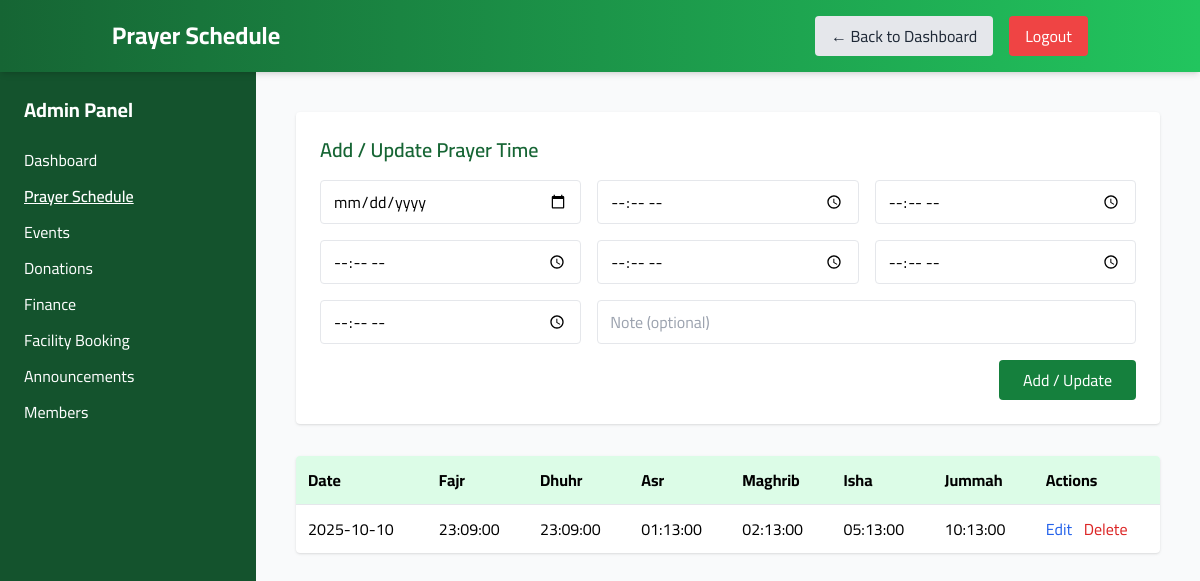
Page /admin/prayers.php (signed in) on the committed database.
### tables this page shows
CREATE TABLE `prayer_times` (
  `id` int(11) NOT NULL,
  `date` date NOT NULL,
  `fajr` time DEFAULT NULL,
  `dhuhr` time DEFAULT NULL,
  `asr` time DEFAULT NULL,
  `maghrib` time DEFAULT NULL,
  `isha` time DEFAULT NULL,
  `jummah` time DEFAULT NULL,
  `note` varchar(255) DEFAULT NULL,
  `created_at` timestamp NOT NULL DEFAULT current_timestamp()
);

### includes/functions.php (called while the page is built, shortened)
<?php
function h($s){ return htmlspecialchars($s, ENT_QUOTES, 'UTF-8'); }
?>

### admin/prayers.php (the view, shortened to what this page needs)
<?php
require_once __DIR__ . '/../includes/db.php';
require_once __DIR__ . '/../includes/functions.php';
$items = $pdo->query("SELECT * FROM prayer_times ORDER BY date DESC LIMIT 100")->fetchAll();
?>
<!DOCTYPE html>
<html lang="en">
<head>
<script src="https://cdn.tailwindcss.com"></script>
</head>
<body class="bg-gray-50 min-h-screen">
<header class="bg-gradient-to-r from-green-800 to-green-500 text-white shadow-md sticky top-0 z-50">
  <div class="container mx-auto flex justify-between items-center px-6 py-4">
    <h1 class="text-2xl font-bold">Prayer Schedule</h1>
    <nav class="space-x-4 hidden md:flex">
      <a href="index.php" class="bg-gray-200 text-gray-800 px-4 py-2 rounded hover:bg-gray-300 transition">&#8592; Back to Dashboard</a>
      <a href="../auth/logout.php" class="bg-red-500 px-4 py-2 rounded hover:bg-red-600 transition">Logout</a>
    </nav>
  </div>
</header>
<div class="flex">
  <aside id="sidebar" class="w-64 bg-green-900 text-white min-h-screen p-6 hidden md:block">
    <h2 class="text-xl font-bold mb-6">Admin Panel</h2>
    <ul>
      <li class="mb-3"><a href="index.php" class="hover:underline">Dashboard</a></li>
      <li class="mb-3"><a href="prayers.php" class="font-semibold underline">Prayer Schedule</a></li>
      <li class="mb-3"><a href="events.php" class="hover:underline">Events</a></li>
      <li class="mb-3"><a href="donations.php" class="hover:underline">Donations</a></li>
      <li class="mb-3"><a href="finance.php" class="hover:underline">Finance</a></li>
      <li class="mb-3"><a href="booking.php" class="hover:underline">Facility Booking</a></li>
      <li class="mb-3"><a href="announcements.php" class="hover:underline">Announcements</a></li>
      <li class="mb-3"><a href="members.php" class="hover:underline">Members</a></li>
    </ul>
  </aside>
  <main class="flex-1 p-6 md:p-10">
    <div class="bg-white p-6 rounded shadow mb-8">
      <h2 class="text-xl font-semibold mb-4 text-green-800">Add / Update Prayer Time</h2>
      <form method="post" class="grid grid-cols-1 md:grid-cols-3 gap-4">
        <input type="date" name="date" class="border px-3 py-2 rounded w-full" required>
        <input type="time" name="fajr" class="border px-3 py-2 rounded w-full" placeholder="Fajr">
        <input type="time" name="dhuhr" class="border px-3 py-2 rounded w-full" placeholder="Dhuhr">
        <input type="time" name="asr" class="border px-3 py-2 rounded w-full" placeholder="Asr">
        <input type="time" name="maghrib" class="border px-3 py-2 rounded w-full" placeholder="Maghrib">
        <input type="time" name="isha" class="border px-3 py-2 rounded w-full" placeholder="Isha">
        <input type="time" name="jummah" class="border px-3 py-2 rounded w-full" placeholder="Jummah">
        <input type="text" name="note" class="border px-3 py-2 rounded w-full md:col-span-2" placeholder="Note (optional)">
        <div class="md:col-span-3 text-right">
          <button class="bg-green-700 text-white px-6 py-2 rounded hover:bg-green-600 transition">Add / Update</button>
        </div>
      </form>
    </div>
    <div class="bg-white rounded shadow overflow-x-auto">
      <table class="w-full table-auto">
        <thead class="bg-green-100">
          <tr>
            <th class="p-3 text-left">Date</th>
            <th class="p-3 text-left">Fajr</th>
            <th class="p-3 text-left">Dhuhr</th>
            <th class="p-3 text-left">Asr</th>
            <th class="p-3 text-left">Maghrib</th>
            <th class="p-3 text-left">Isha</th>
            <th class="p-3 text-left">Jummah</th>
            <th class="p-3 text-left">Actions</th>
          </tr>
        </thead>
        <tbody>
          <?php if($items): ?>
            <?php foreach($items as $it): ?>
            <tr class="border-t hover:bg-gray-50">
              <td class="p-3"><?php echo h($it['date']); ?></td>
              <td class="p-3"><?php echo h($it['fajr']); ?></td>
              <td class="p-3"><?php echo h($it['dhuhr']); ?></td>
              <td class="p-3"><?php echo h($it['asr']); ?></td>
              <td class="p-3"><?php echo h($it['maghrib']); ?></td>
              <td class="p-3"><?php echo h($it['isha']); ?></td>
              <td class="p-3"><?php echo h($it['jummah']); ?></td>
              <td class="p-3 space-x-2">
                <a href="prayers_edit.php?id=<?php echo $it['id']; ?>" class="text-blue-600 hover:underline">Edit</a>
                <a href="prayers.php?action=delete&id=<?php echo $it['id']; ?>" class="text-red-600 hover:underline" onclick="return confirm('Delete this prayer time?')">Delete</a>
              </td>
            </tr>
            <?php endforeach; ?>
          <?php else: ?>
            <tr>
              <td colspan="8" class="p-3 text-center text-gray-500">No prayer times added yet.</td>
            </tr>
          <?php endif; ?>
        </tbody>
      </table>
    </div>
  </main>
</div>
</body>
</html>

### admin/prayers.php (style rules this page uses)
body { font-family: 'Cairo', sans-serif; }

### rows in the picture
prayer_times: date "2025-10-10", fajr "23:09:00", dhuhr "23:09:00", asr "01:13:00", maghrib "02:13:00", isha "05:13:00", jummah "10:13:00"
